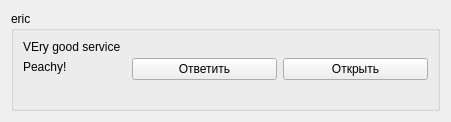
<?xml version="1.0" encoding="UTF-8"?>
<ui version="4.0">
 <class>Form</class>
 <widget class="QWidget" name="Form">
  <property name="geometry">
   <rect>
    <x>0</x>
    <y>0</y>
    <width>451</width>
    <height>122</height>
   </rect>
  </property>
  <property name="windowTitle">
   <string>Form</string>
  </property>
  <layout class="QHBoxLayout" name="horizontalLayout">
   <item>
    <widget class="QGroupBox" name="groupBox">
     <property name="minimumSize">
      <size>
       <width>0</width>
       <height>100</height>
      </size>
     </property>
     <property name="maximumSize">
      <size>
       <width>16777215</width>
       <height>160</height>
      </size>
     </property>
     <property name="title">
      <string>eric</string>
     </property>
     <layout class="QHBoxLayout" name="horizontalLayout_2" stretch="0,0,0">
      <item>
       <layout class="QVBoxLayout" name="verticalLayout" stretch="0,1">
        <item>
         <widget class="QLabel" name="title_label">
          <property name="text">
           <string>VEry good service</string>
          </property>
         </widget>
        </item>
        <item>
         <widget class="QLabel" name="content_label">
          <property name="minimumSize">
           <size>
            <width>103</width>
            <height>0</height>
           </size>
          </property>
          <property name="maximumSize">
           <size>
            <width>103</width>
            <height>16777215</height>
           </size>
          </property>
          <property name="text">
           <string>Peachy!</string>
          </property>
          <property name="alignment">
           <set>Qt::AlignLeading|Qt::AlignLeft|Qt::AlignTop</set>
          </property>
          <property name="wordWrap">
           <bool>true</bool>
          </property>
         </widget>
        </item>
       </layout>
      </item>
      <item>
       <widget class="QPushButton" name="answer_button">
        <property name="text">
         <string>Ответить</string>
        </property>
       </widget>
      </item>
      <item>
       <widget class="QPushButton" name="open_button">
        <property name="text">
         <string>Открыть</string>
        </property>
       </widget>
      </item>
     </layout>
    </widget>
   </item>
  </layout>
 </widget>
 <resources/>
 <connections/>
</ui>
